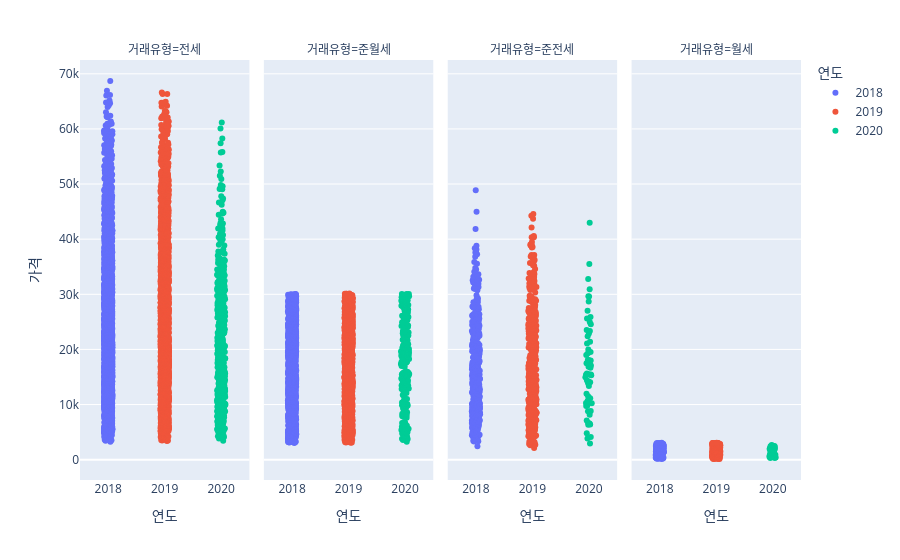

Notebook code for this chart:
### Code cell
## 전세~준월세
fig = px.strip(monthly_yearly_1, x='연도', y='가격', color='연도', facet_col='거래유형')
fig.show()

### Figure 1 — Plotly figure (JSON) as saved in the notebook; plotly's stock layout.template omitted (floating-point values rounded to 4 significant figures; data arrays with more than 128 entries replaced by an {"elided": "..."} marker saying what was removed)
{"data": [{"alignmentgroup": "True", "boxpoints": "all", "fillcolor": "rgba(255,255,255,0)", "hoveron": "points", "hovertemplate": "연도=%{x}<br>거래유형=전세<br>가격=%{y}<extra></extra>", "legendgroup": "2018", "line": {"color": "rgba(255,255,255,0)"}, "marker": {"color": "#636efa"}, "name": "2018", "offsetgroup": "2018", "orientation": "v", "pointpos": 0, "showlegend": true, "type": "box", "x": {"elided": "2764 int values"}, "x0": " ", "xaxis": "x", "y": {"elided": "2764 int values"}, "y0": " ", "yaxis": "y"}, {"alignmentgroup": "True", "boxpoints": "all", "fillcolor": "rgba(255,255,255,0)", "hoveron": "points", "hovertemplate": "연도=%{x}<br>거래유형=준월세<br>가격=%{y}<extra></extra>", "legendgroup": "2018", "line": {"color": "rgba(255,255,255,0)"}, "marker": {"color": "#636efa"}, "name": "2018", "offsetgroup": "2018", "orientation": "v", "pointpos": 0, "showlegend": false, "type": "box", "x": {"elided": "1179 int values"}, "x0": " ", "xaxis": "x2", "y": {"elided": "1179 int values"}, "y0": " ", "yaxis": "y2"}, {"alignmentgroup": "True", "boxpoints": "all", "fillcolor": "rgba(255,255,255,0)", "hoveron": "points", "hovertemplate": "연도=%{x}<br>거래유형=준전세<br>가격=%{y}<extra></extra>", "legendgroup": "2018", "line": {"color": "rgba(255,255,255,0)"}, "marker": {"color": "#636efa"}, "name": "2018", "offsetgroup": "2018", "orientation": "v", "pointpos": 0, "showlegend": false, "type": "box", "x": {"elided": "390 int values"}, "x0": " ", "xaxis": "x3", "y": {"elided": "390 int values"}, "y0": " ", "yaxis": "y3"}, {"alignmentgroup": "True", "boxpoints": "all", "fillcolor": "rgba(255,255,255,0)", "hoveron": "points", "hovertemplate": "연도=%{x}<br>거래유형=월세<br>가격=%{y}<extra></extra>", "legendgroup": "2018", "line": {"color": "rgba(255,255,255,0)"}, "marker": {"color": "#636efa"}, "name": "2018", "offsetgroup": "2018", "orientation": "v", "pointpos": 0, "showlegend": false, "type": "box", "x": {"elided": "177 int values"}, "x0": " ", "xaxis": "x4", "y": {"elided": "177 int values"}, "y0": " ", "yaxis": "y4"}, {"alignmentgroup": "True", "boxpoints": "all", "fillcolor": "rgba(255,255,255,0)", "hoveron": "points", "hovertemplate": "연도=%{x}<br>거래유형=전세<br>가격=%{y}<extra></extra>", "legendgroup": "2019", "line": {"color": "rgba(255,255,255,0)"}, "marker": {"color": "#EF553B"}, "name": "2019", "offsetgroup": "2019", "orientation": "v", "pointpos": 0, "showlegend": true, "type": "box", "x": {"elided": "2896 int values"}, "x0": " ", "xaxis": "x", "y": {"elided": "2896 int values"}, "y0": " ", "yaxis": "y"}, {"alignmentgroup": "True", "boxpoints": "all", "fillcolor": "rgba(255,255,255,0)", "hoveron": "points", "hovertemplate": "연도=%{x}<br>거래유형=준월세<br>가격=%{y}<extra></extra>", "legendgroup": "2019", "line": {"color": "rgba(255,255,255,0)"}, "marker": {"color": "#EF553B"}, "name": "2019", "offsetgroup": "2019", "orientation": "v", "pointpos": 0, "showlegend": false, "type": "box", "x": {"elided": "1238 int values"}, "x0": " ", "xaxis": "x2", "y": {"elided": "1238 int values"}, "y0": " ", "yaxis": "y2"}, {"alignmentgroup": "True", "boxpoints": "all", "fillcolor": "rgba(255,255,255,0)", "hoveron": "points", "hovertemplate": "연도=%{x}<br>거래유형=준전세<br>가격=%{y}<extra></extra>", "legendgroup": "2019", "line": {"color": "rgba(255,255,255,0)"}, "marker": {"color": "#EF553B"}, "name": "2019", "offsetgroup": "2019", "orientation": "v", "pointpos": 0, "showlegend": false, "type": "box", "x": {"elided": "417 int values"}, "x0": " ", "xaxis": "x3", "y": {"elided": "417 int values"}, "y0": " ", "yaxis": "y3"}, {"alignmentgroup": "True", "boxpoints": "all", "fillcolor": "rgba(255,255,255,0)", "hoveron": "points", "hovertemplate": "연도=%{x}<br>거래유형=월세<br>가격=%{y}<extra></extra>", "legendgroup": "2019", "line": {"color": "rgba(255,255,255,0)"}, "marker": {"color": "#EF553B"}, "name": "2019", "offsetgroup": "2019", "orientation": "v", "pointpos": 0, "showlegend": false, "type": "box", "x": {"elided": "229 int values"}, "x0": " ", "xaxis": "x4", "y": {"elided": "229 int values"}, "y0": " ", "yaxis": "y4"}, {"alignmentgroup": "True", "boxpoints": "all", "fillcolor": "rgba(255,255,255,0)", "hoveron": "points", "hovertemplate": "연도=%{x}<br>거래유형=전세<br>가격=%{y}<extra></extra>", "legendgroup": "2020", "line": {"color": "rgba(255,255,255,0)"}, "marker": {"color": "#00cc96"}, "name": "2020", "offsetgroup": "2020", "orientation": "v", "pointpos": 0, "showlegend": true, "type": "box", "x": {"elided": "415 int values"}, "x0": " ", "xaxis": "x", "y": {"elided": "415 int values"}, "y0": " ", "yaxis": "y"}, {"alignmentgroup": "True", "boxpoints": "all", "fillcolor": "rgba(255,255,255,0)", "hoveron": "points", "hovertemplate": "연도=%{x}<br>거래유형=준월세<br>가격=%{y}<extra></extra>", "legendgroup": "2020", "line": {"color": "rgba(255,255,255,0)"}, "marker": {"color": "#00cc96"}, "name": "2020", "offsetgroup": "2020", "orientation": "v", "pointpos": 0, "showlegend": false, "type": "box", "x": {"elided": "187 int values"}, "x0": " ", "xaxis": "x2", "y": {"elided": "187 int values"}, "y0": " ", "yaxis": "y2"}, {"alignmentgroup": "True", "boxpoints": "all", "fillcolor": "rgba(255,255,255,0)", "hoveron": "points", "hovertemplate": "연도=%{x}<br>거래유형=준전세<br>가격=%{y}<extra></extra>", "legendgroup": "2020", "line": {"color": "rgba(255,255,255,0)"}, "marker": {"color": "#00cc96"}, "name": "2020", "offsetgroup": "2020", "orientation": "v", "pointpos": 0, "showlegend": false, "type": "box", "x": [2020, 2020, 2020, 2020, 2020, 2020, 2020, 2020, 2020, 2020, 2020, 2020, 2020, 2020, 2020, 2020, 2020, 2020, 2020, 2020, 2020, 2020, 2020, 2020, 2020, 2020, 2020, 2020, 2020, 2020, 2020, 2020, 2020, 2020, 2020, 2020, 2020, 2020, 2020, 2020, 2020, 2020, 2020, 2020, 2020, 2020, 2020, 2020, 2020, 2020, 2020, 2020, 2020, 2020, 2020, 2020, 2020, 2020, 2020, 2020, 2020, 2020, 2020, 2020, 2020], "x0": " ", "xaxis": "x3", "y": [10271, 8776, 9796, 22899, 10297, 17104, 24962, 19009, 35506, 25886, 14061, 10925, 6373, 21403, 30915, 6579, 42972, 6709, 6487, 14167, 25608, 11195, 17986, 13848, 10678, 9752, 15428, 26996, 16835, 8153, 15329, 15496, 19309, 15618, 4803, 23344, 22384, 19967, 17487, 2933, 8813, 21075, 23536, 15460, 13358, 11161, 28695, 4129, 14973, 18064, 7119, 19527, 15439, 14348, 6331, 24553, 3851, 29623, 11506, 16675, 32756, 11976, 10235, 18066, 29663], "y0": " ", "yaxis": "y3"}, {"alignmentgroup": "True", "boxpoints": "all", "fillcolor": "rgba(255,255,255,0)", "hoveron": "points", "hovertemplate": "연도=%{x}<br>거래유형=월세<br>가격=%{y}<extra></extra>", "legendgroup": "2020", "line": {"color": "rgba(255,255,255,0)"}, "marker": {"color": "#00cc96"}, "name": "2020", "offsetgroup": "2020", "orientation": "v", "pointpos": 0, "showlegend": false, "type": "box", "x": [2020, 2020, 2020, 2020, 2020, 2020, 2020, 2020, 2020, 2020, 2020, 2020, 2020, 2020, 2020, 2020, 2020, 2020, 2020, 2020, 2020, 2020, 2020, 2020, 2020, 2020, 2020, 2020, 2020, 2020, 2020, 2020, 2020, 2020, 2020, 2020, 2020, 2020, 2020, 2020, 2020, 2020, 2020], "x0": " ", "xaxis": "x4", "y": [2043, 1215, 1549, 1428, 776, 1673, 2025, 466, 405, 720, 1691, 521, 2546, 2453, 1040, 1459, 2064, 2667, 2024, 2171, 568, 293, 1207, 891, 2048, 1630, 1937, 782, 2475, 639, 1916, 820, 2369, 497, 823, 1965, 2299, 499, 1491, 316, 1376, 608, 985], "y0": " ", "yaxis": "y4"}], "layout": {"annotations": [{"font": {}, "showarrow": false, "text": "거래유형=전세", "x": 0.1175, "xanchor": "center", "xref": "paper", "y": 1.0, "yanchor": "bottom", "yref": "paper"}, {"font": {}, "showarrow": false, "text": "거래유형=준월세", "x": 0.3725, "xanchor": "center", "xref": "paper", "y": 1.0, "yanchor": "bottom", "yref": "paper"}, {"font": {}, "showarrow": false, "text": "거래유형=준전세", "x": 0.6275, "xanchor": "center", "xref": "paper", "y": 1.0, "yanchor": "bottom", "yref": "paper"}, {"font": {}, "showarrow": false, "text": "거래유형=월세", "x": 0.8825, "xanchor": "center", "xref": "paper", "y": 1.0, "yanchor": "bottom", "yref": "paper"}], "boxmode": "overlay", "legend": {"title": {"text": "연도"}, "tracegroupgap": 0}, "margin": {"t": 60}, "xaxis": {"anchor": "y", "categoryarray": [2018, 2019, 2020], "categoryorder": "array", "domain": [0.0, 0.235], "title": {"text": "연도"}}, "xaxis2": {"anchor": "y2", "categoryarray": [2018, 2019, 2020], "categoryorder": "array", "domain": [0.255, 0.49], "matches": "x", "title": {"text": "연도"}}, "xaxis3": {"anchor": "y3", "categoryarray": [2018, 2019, 2020], "categoryorder": "array", "domain": [0.51, 0.745], "matches": "x", "title": {"text": "연도"}}, "xaxis4": {"anchor": "y4", "categoryarray": [2018, 2019, 2020], "categoryorder": "array", "domain": [0.765, 1.0], "matches": "x", "title": {"text": "연도"}}, "yaxis": {"anchor": "x", "domain": [0.0, 1.0], "title": {"text": "가격"}}, "yaxis2": {"anchor": "x2", "domain": [0.0, 1.0], "matches": "y", "showticklabels": false}, "yaxis3": {"anchor": "x3", "domain": [0.0, 1.0], "matches": "y", "showticklabels": false}, "yaxis4": {"anchor": "x4", "domain": [0.0, 1.0], "matches": "y", "showticklabels": false}}}
